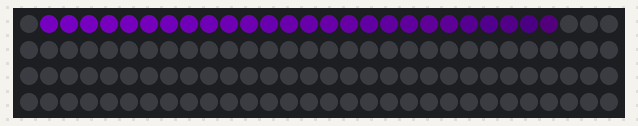
The sketch below on a simulated Arduino Uno, built with avr-gcc and run on an emulated ATmega328P. Parts: 120 RGB LEDs in strip order, left to right, continuing on the next row. Dim RGB values are drawn brighter than linear; random numbers use the default seed unless the sketch sets one.

Above: at 1.92 s.
At 4.8 s:
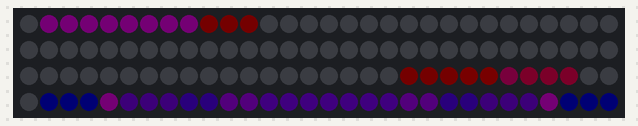
At 10.8 s:
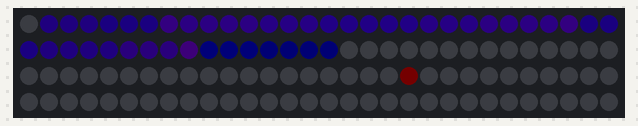
At 20.6 s:
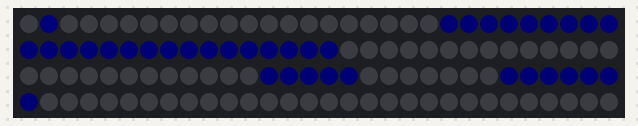
At 31.8 s:
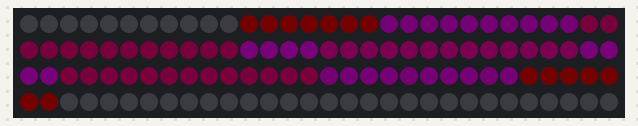
At 37.8 s:
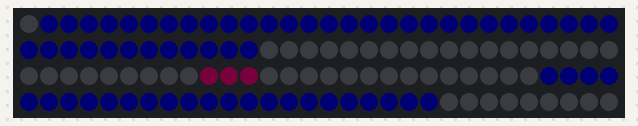

The sketch:

breath.ino
```cpp
#include "Adafruit_NeoPixel.h"
#include "pixelstruct.h"
#define PIN 6
#define TOTALPIXELS 120

Adafruit_NeoPixel strip = Adafruit_NeoPixel(TOTALPIXELS, PIN, NEO_GRB + NEO_KHZ800);

// Initialize an array of pixel structs
PixelStruct pixel[TOTALPIXELS];

// Initial setup
void setup() {
  strip.begin();
  strip.show(); // Initialize all pixels to 'off'
}

// Begin main loop
void loop() {
  breath();
}

void breath() {
  // Set random pixel color values
  struct PixelStruct tarColor;
  tarColor.r = random(1,255);
  tarColor.g = 0;
  tarColor.b = random(1,255);
  // Set target pixel location within the strip
  uint16_t targetPixelLocation = random(1, TOTALPIXELS);
  // Set target range (breadth of light spread)
  uint16_t range = random(TOTALPIXELS / 10, TOTALPIXELS / 2);
  // Start inhaling
  inhale(targetPixelLocation, range, tarColor);
  // Start exhaling
  exhale(targetPixelLocation, range, tarColor);
}

// Function for creating an 'inhale' animation.
// Color increases in intensity and breadth as a function of time.
void inhale (uint16_t targetPixelLocation, uint16_t range, PixelStruct tarColor) {
  // Set target inhale duration
  uint16_t inhaleDuration = random(10,100);
  // Set a marker to signal we're inhaling
  bool marker = true;
  // Begin inhaling for the defined duration
  for(uint16_t y=1; y<inhaleDuration; y++) {
    // Iterate through each step in the range
    for(uint16_t x=0; x<range; x++) {
      // Alternate between positive and negative values of the range
      // This could probably be more elegant
      for(uint8_t b=0; b<2; b++) {
        // If we're at the first step (the center), just use that location
        if(x == 0) {
          mutatePixel(targetPixelLocation, x, range, y, inhaleDuration, tarColor, marker);
        }
        // Selects the left pixel of the current range
        else if(b == 0) {
          mutatePixel((targetPixelLocation - x), x, range, y, inhaleDuration, tarColor, marker);
        }
        // Selects the right pixel of the current range
        else if(b == 1) {
          mutatePixel((targetPixelLocation + x), x, range, y, inhaleDuration, tarColor, marker);
        }
      }
    }
    // Update the strip after every change to the given range
    strip.show();
  }
}

// Function for creating an 'exhale' animation.
// Color decreases in intensity and breadth as a function of time.
void exhale (uint16_t targetPixelLocation, uint16_t range, PixelStruct tarColor) {
  // Set target exhale duration
  uint16_t exhaleDuration = random(10,100);
  // Set a marker to signal we're exhaling
  bool marker = false;
  // Begin exhaling for the defined duration
  for(uint16_t y=exhaleDuration; y>0; --y) {
    // Iterate through each step in the range
    for(uint16_t x=0; x<range; x++) {
      // Alternate between positive and negative values of the range
      // This could probably be more elegant
      for(uint8_t b=0; b<2; b++) {
        // If we're at the first step (the center), just use that location
        if(x == 0) {
          mutatePixel(targetPixelLocation, x, range, y, exhaleDuration, tarColor, marker);
        }
        // Selects the left pixel of the current range
        else if(b == 0) {
          mutatePixel((targetPixelLocation - x), x, range, y, exhaleDuration, tarColor, marker);
        }
        // Selects the right pixel of the current range
        else if(b == 1) {
          mutatePixel((targetPixelLocation + x), x, range, y, exhaleDuration, tarColor, marker);
        }
      }
    }
    // Update the strip after every change to the given range
    strip.show();
  }
}

// Function for mutating pixel colors based on duration, range, and target
// color values versus those currently present.
void mutatePixel(uint16_t location, uint16_t curRange, uint16_t tarRange,
uint16_t curDur, uint16_t tarDur, PixelStruct tarColor, bool marker) {
  // Check to make sure that our target is in a valid range
  if(location > 0 && location < TOTALPIXELS) {
    // Calculate modified color values based on range and duration.
    // This math may be fucked up. idklol I'm terrible at math.
    double intensity = ((double(curDur) / double(tarDur)) * (.9999 - double(curRange) / double(tarRange)));
    uint32_t calcR = (tarColor.r * intensity);
    uint32_t calcG = (tarColor.g * intensity);
    uint32_t calcB = (tarColor.b * intensity);
    // Compare calculated values to current values and replace if greater.
    // Unsure if this logic will produce the desired effect.
    // Actual testing will be required.
    if(marker) {
      if(calcR > pixel[location].r) {
        pixel[location].r = calcR;
      }
      if(calcG > pixel[location].g) {
        pixel[location].g = calcG;
      }
      if(calcB > pixel[location].b) {
        pixel[location].b = calcB;
      }
    }
    else {
      if(calcR < pixel[location].r) {
        pixel[location].r = calcR;
      }
      if(calcG < pixel[location].g) {
        pixel[location].g = calcG;
      }
      if(calcB < pixel[location].b) {
        pixel[location].b = calcB;
      }
    }
    // Set the strip's pixel color to the values of the current pixel.
    strip.setPixelColor(location, pixel[location].r, pixel[location].g, pixel[location].b);
  }
}
```

pixelstruct.h
```cpp
#ifndef pixelstruct_h
#define pixelstruct_h
#include "Arduino.h"

// Create a struct for holding pixel color values
struct PixelStruct {
  uint8_t r = 1;
  uint8_t g = 1;
  uint8_t b = 1;
};

#endif
```

Measured:
- what the display in image 0 shows lasts 0.4 s, from 1.7 s to 2.1 s
- what the display in image 3 shows lasts 1.7 s, from 20.6 s to 22.3 s
- what the display in image 4 shows lasts 2.3 s, from 31.7 s to 34.0 s
